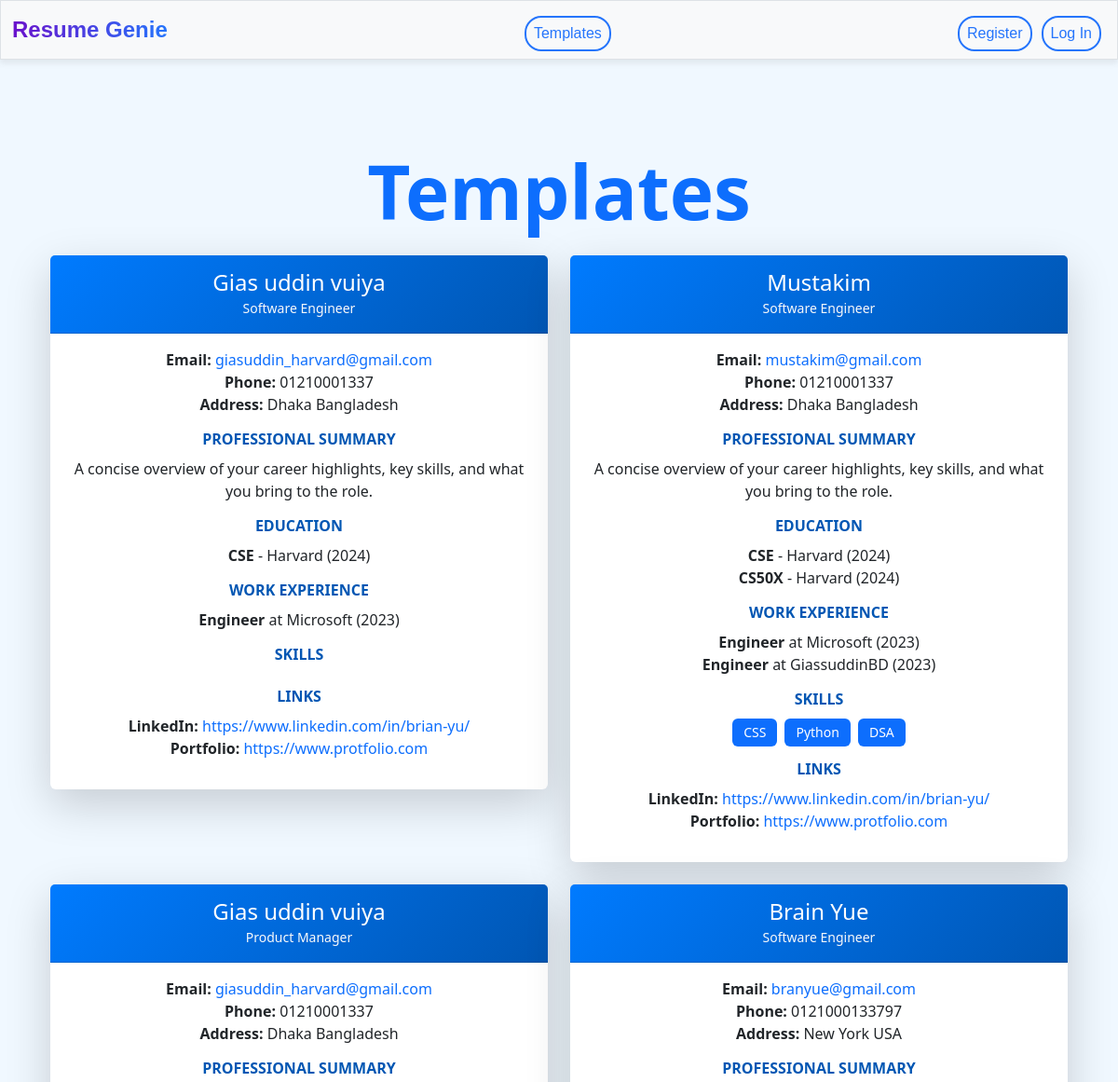
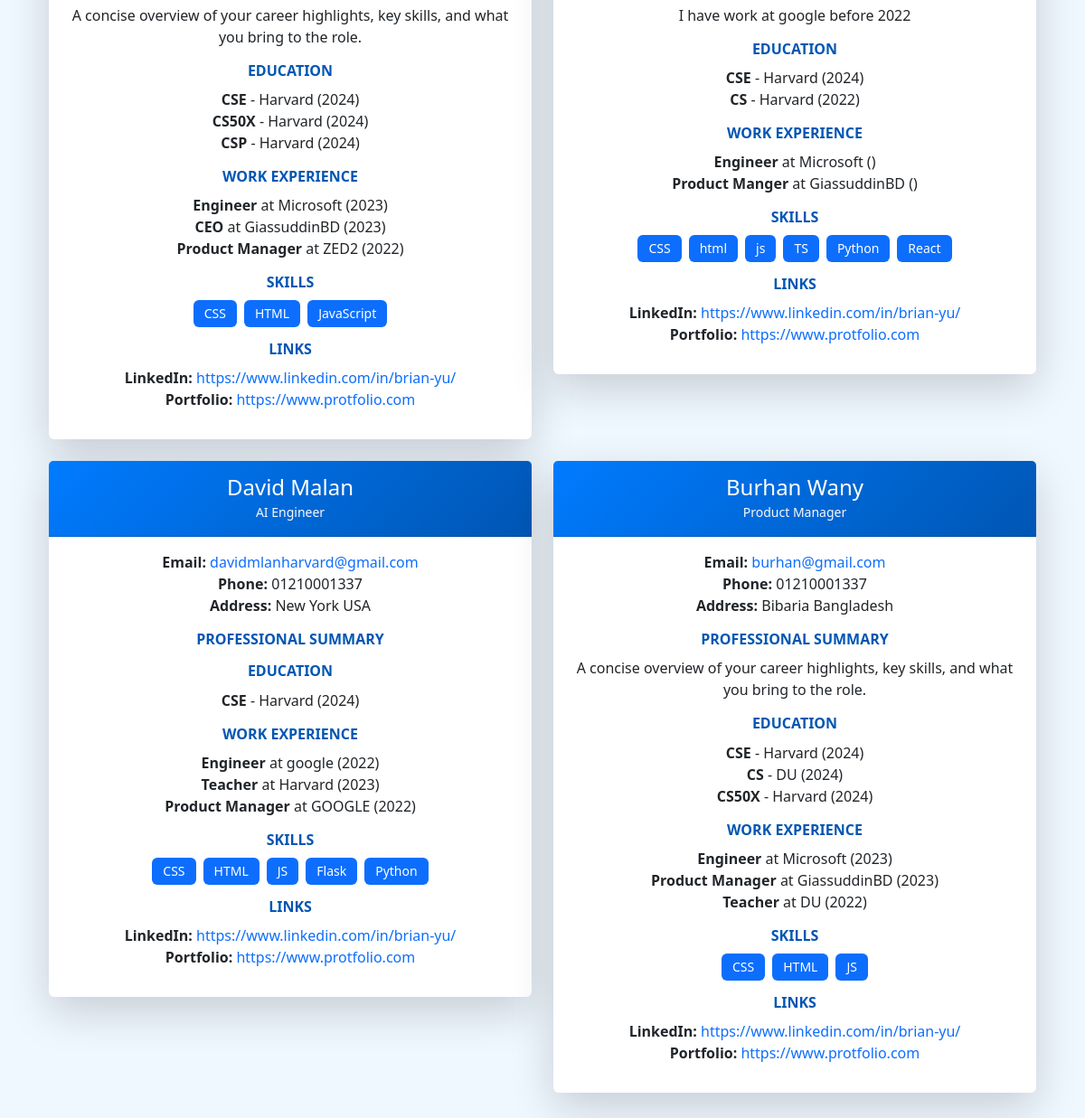
Page /templates on the committed database (2 pictures, top to bottom).
### tables this page shows
CREATE TABLE resumes(
    id INTEGER PRIMARY KEY AUTOINCREMENT,
    user_id INTEGER NOT NULL,
    title TEXT NOT NULL,
    name TEXT NOT NULL,
    email TEXT NOT NULL,
    phone TEXT,
    address TEXT,
    linkedin TEXT,
    portfolio TEXT,
    professional_summary TEXT,
    education TEXT,
    work_experience TEXT,
    skills TEXT,
    created_at TIMESTAMP DEFAULT CURRENT_TIMESTAMP,
    FOREIGN KEY (user_id) REFERENCES users(id)
);

### app.py (the view)
@app.route("/templates", methods=["GET"])
def templates():
    try:
        resumes = db.execute("SELECT * FROM resumes")
        for resume in resumes:
            if 'education' in resume and resume['education']:
                resume['education'] = json.loads(resume['education'])
            if 'work_experience' in resume and resume['work_experience']:
                resume['work_experience'] = json.loads(resume['work_experience'])
            if 'skills' in resume and resume['skills']:
                resume['skills'] = json.loads(resume['skills'])
        template_s = ['template-1.html', 'template-2.html', 'template-3.html']
        for i, resume in enumerate(resumes):
            resume['template'] = template_s[i % len(template_s)]  # Rotate through templates
        return render_template('templates.html', resumes=resumes)
    except Exception as e:
        app.logger.error(f"Error fetching resumes: {e}")
        flash("An error occurred while fetching resumes.")
        return render_template("templates.html", resumes=[])

### app.py (called while the page is built)
@app.after_request
def after_request(response):
    response.headers["Cache-Control"] = "no-cache, no-store, must-revalidate"
    response.headers["Expires"] = 0
    response.headers["Pragma"] = "no-cache"
    return response

### templates/templates.html (shortened to what this page needs)
{% extends "layout.html" %}
{% block main %}
<div class="container my-5">
    <h1 class="text-center mb-4 text-primary fw-bold">Templates</h1>
    {% if resumes %}
        <div class="row g-4">
            {% for resume in resumes %}
            <div class="col-lg-6 col-md-12">
                <div class="card resume-card shadow-lg border-0">
                    <div class="card-header bg-gradient-primary text-white">
                        <h4 class="mb-0">{{ resume.name }}</h4>
                        <small class="text-light">{{ resume.title }}</small>
                    </div>
                    <div class="card-body">
                        <div class="resume-section">
                            <p>
                                <strong>Email:</strong>
                                <a href="mailto:{{ resume.email }}" class="text-decoration-none text-primary">{{ resume.email }}</a><br>
                                <strong>Phone:</strong> {{ resume.phone }}<br>
                                <strong>Address:</strong> {{ resume.address }}
                            </p>
                        </div>
                        <div class="resume-section">
                            <h5 class="section-title">Professional Summary</h5>
                            <p>{{ resume.professional_summary }}</p>
                        </div>
                        <div class="resume-section">
                            <h5 class="section-title">Education</h5>
                            <ul class="list-unstyled">
                                {% for edu in resume.education %}
                                <li>
                                    <strong>{{ edu.degree }}</strong> - {{ edu.institution }} ({{ edu.year }})
                                </li>
                                {% endfor %}
                            </ul>
                        </div>
                        <div class="resume-section">
                            <h5 class="section-title">Work Experience</h5>
                            <ul class="list-unstyled">
                                {% for work in resume.work_experience %}
                                <li>
                                    <strong>{{ work.role }}</strong> at {{ work.company }} ({{ work.year }})
                                </li>
                                {% endfor %}
                            </ul>
                        </div>
                        <div class="resume-section">
                            <h5 class="section-title">Skills</h5>
                            <div class="d-flex flex-wrap gap-2">
                                {% for skill in resume.skills %}
                                <span class="badge bg-primary text-white">{{ skill }}</span>
                                {% endfor %}
                            </div>
                        </div>
                        <div class="resume-section">
                            <h5 class="section-title">Links</h5>
                            <p>
                                {% if resume.linkedin %}
                                <strong>LinkedIn:</strong>
                                <a href="{{ resume.linkedin }}" target="_blank" class="text-decoration-none text-primary">{{ resume.linkedin }}</a><br>
                                {% endif %}
                                {% if resume.portfolio %}
                                <strong>Portfolio:</strong>
                                <a href="{{ resume.portfolio }}" target="_blank" class="text-decoration-none text-primary">{{ resume.portfolio }}</a>
                                {% endif %}
                            </p>
                        </div>
                    </div>
                </div>
            </div>
            {% endfor %}
        </div>
    {% else %}
        <div class="alert alert-warning text-center" role="alert">
            No resumes found.
        </div>
    {% endif %}
</div>
{% endblock %}

### templates/layout.html (shortened to what this page needs)
<!DOCTYPE html>
<html lang="en">
<head>
    <link href="https://cdn.jsdelivr.net/npm/bootstrap@5.3.3/dist/css/bootstrap.min.css" rel="stylesheet">
    <link href="../static/css/style.css" rel="stylesheet">
    <link rel="stylesheet" href="{{ url_for('static', filename='css/style.css') }}">
</head>
<body>
    <nav class="bg-light border navbar navbar-expand-md navbar-light">
        <div class="container-fluid">
            <a class="navbar-brand" href="/"><span class="blue">R</span><span class="red">e</span><span class="yellow">s</span><span class="green">ume</span> <span class="red">Genie</span></a>
            <div class="collapse navbar-collapse" id="navbar">
                {% if session["user_id"] %}
                    <ul class="navbar-nav me-auto mt-2">
                        <li class="nav-item"><a class="nav-link" href="/dashbord">Deshbord</a></li>
                        <li class="nav-item"><a class="nav-link" href="/resume">Resume</a></li>
                    </ul>
                    <ul class="navbar-nav ms-auto mt-2">
                        <li class="nav-item"><a class="nav-link" href="/logout">Log Out</a></li>
                    </ul>
                {% else %}
                <ul class="navbar-nav ms-auto mt-2">
                    <li class="nav-item"><a class="nav-link" href="/templates">Templates</a></li>
                </ul>
                    <ul class="navbar-nav ms-auto mt-2">
                        <li class="nav-item"><a class="nav-link" href="/register">Register</a></li>
                        <li class="nav-item"><a class="nav-link" href="/login">Log In</a></li>
                    </ul>
                {% endif %}
            </div>
        </div>
    </nav>
    <main class="container py-5 text-center">
        {% block main %}{% endblock %}
    </main>
</body>
</html>

### static/css/style.css (style rules this page uses)
body { background-color: aliceblue; }
.navbar { font-family: 'Poppins', sans-serif; box-shadow: 0 4px 6px rgba(80, 80, 80, 0.1); }
.navbar-brand { font-size: 1.5rem; font-weight: bold; background: linear-gradient(to right, #6a11cb, #2575fc); -webkit-background-clip: text; -webkit-text-fill-color: transparent; text-decoration: none; }
.nav-link { color: #555; font-weight: 500; transition: color 0.3s ease-in-out; }
.nav-item .nav-link { margin: 0 5px; padding: 5px 15px; color: #2575fc; border: 2px solid #2575fc; border-radius: 18px; transition: all 0.3s ease-in-out; }
.fw-bold { font-style: normal; font-size: 80px; line-height: 90px; text-align: center; }
.d-flex { justify-content: center; }
.resume-card { transition: transform 0.3s ease, box-shadow 0.3s ease; }
.resume-card .card-header { background: linear-gradient(135deg, #007bff, #0056b3); padding: 15px 20px; }
.resume-card .resume-section { margin-bottom: 15px; }
.resume-card .section-title { font-weight: 600; color: #0056b3; margin-bottom: 10px; text-transform: uppercase; font-size: 16px; }
a.text-primary { color: #007bff; text-decoration: none; }
.badge { padding: 8px 12px; font-size: 14px; font-weight: 500; }
.resume-card { position: relative; }

### rows in the picture
resumes: name "Gias uddin vuiya", title "Software Engineer", email "giasuddin_harvard@gmail.com", phone "01210001337", address "Dhaka Bangladesh", professional_summary "A concise overview of your career highlights, key skills, and what you bring to the role.", degree "CSE", institution "Harvard", year "2024", role "Engineer", company "Microsoft", year "2023", linkedin "https://www.linkedin.com/in/brian-yu/", portfolio "https://www.protfolio.com"
resumes: name "Mustakim", title "Software Engineer", email "mustakim@gmail.com", phone "01210001337", address "Dhaka Bangladesh", professional_summary "A concise overview of your career highlights, key skills, and what you bring to the role.", degree "CSE" "CS50X", institution "Harvard" "Harvard", year "2024" "2024", role "Engineer" "Engineer", company "Microsoft" "GiassuddinBD", year "2023" "2023", skills "CSS" "Python" "DSA", linkedin "https://www.linkedin.com/in/brian-yu/", portfolio "https://www.protfolio.com"
resumes: name "Gias uddin vuiya", title "Product Manager", email "giasuddin_harvard@gmail.com", phone "01210001337", address "Dhaka Bangladesh", professional_summary "A concise overview of your career highlights, key skills, and what you bring to the role.", degree "CSE" "CS50X" "CSP", institution "Harvard" "Harvard" "Harvard", year "2024" "2024" "2024", role "Engineer" "CEO" "Product Manager", company "Microsoft" "GiassuddinBD" "ZED2", year "2023" "2023" "2022", skills "CSS" "HTML" "JavaScript", linkedin "https://www.linkedin.com/in/brian-yu/", portfolio "https://www.protfolio.com"
resumes: name "Brain Yue", title "Software Engineer", email "branyue@gmail.com", phone "0121000133797", address "New York USA", professional_summary "I have work at google before 2022", degree "CSE" "CS", institution "Harvard" "Harvard", year "2024" "2022", role "Engineer" "Product Manger", company "Microsoft" "GiassuddinBD", skills "CSS" "html" "js" "TS" "Python" "React", linkedin "https://www.linkedin.com/in/brian-yu/", portfolio "https://www.protfolio.com"
resumes: name "David Malan", title "AI Engineer", email "davidmlanharvard@gmail.com", phone "01210001337", address "New York USA", degree "CSE", institution "Harvard", year "2024", role "Engineer" "Teacher" "Product Manager", company "google" "Harvard" "GOOGLE", year "2022" "2023" "2022", skills "CSS" "HTML" "JS" "Flask" "Python", linkedin "https://www.linkedin.com/in/brian-yu/", portfolio "https://www.protfolio.com"
resumes: name "Burhan Wany", title "Product Manager", email "burhan@gmail.com", phone "01210001337", address "Bibaria Bangladesh", professional_summary "A concise overview of your career highlights, key skills, and what you bring to the role.", degree "CSE" "CS" "CS50X", institution "Harvard" "DU" "Harvard", year "2024" "2024" "2024", role "Engineer" "Product Manager" "Teacher", company "Microsoft" "GiassuddinBD" "DU", year "2023" "2023" "2022", skills "CSS" "HTML" "JS", linkedin "https://www.linkedin.com/in/brian-yu/", portfolio "https://www.protfolio.com"
